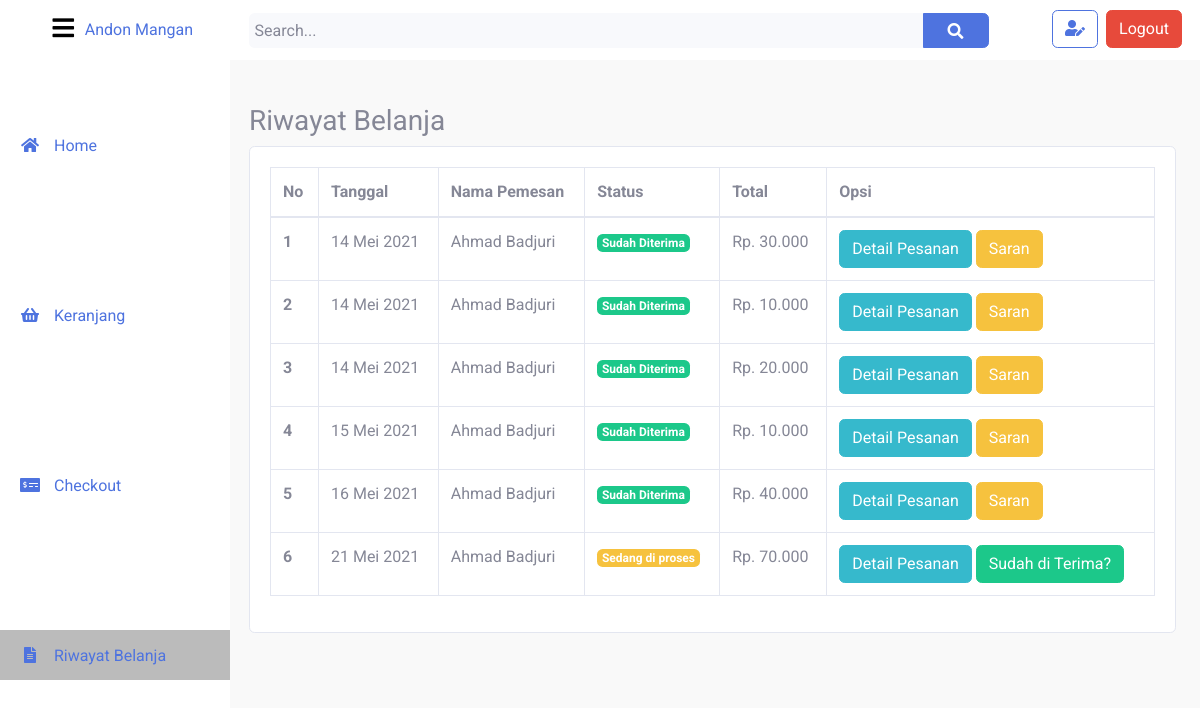
The app's page /riwayat.php (signed in) with its own data.
### tables this page shows
CREATE TABLE `tb_checkout` (
  `id_checkout` int(11) NOT NULL,
  `id_user` int(11) NOT NULL,
  `nama_pemesan` varchar(255) NOT NULL,
  `telepon_pemesan` varchar(15) NOT NULL,
  `alamat_pemesan` text NOT NULL,
  `total_belanja` varchar(50) NOT NULL,
  `tgl_beli` date NOT NULL DEFAULT current_timestamp(),
  `status` int(11) NOT NULL
);

CREATE TABLE `tb_status_produk` (
  `id_status` int(11) NOT NULL,
  `status` varchar(20) NOT NULL
);

### layout/profil.php (called while the page is built, shortened)
<?php
$id_users = $_SESSION['user']['id_user'];
$users = $koneksi->query("SELECT * FROM tb_users WHERE id_user='$id_users'")->fetch_assoc();

### function/bootstrap.php (called while the page is built, shortened)
<?php
function harga($angka){
	$hasil_rupiah = "Rp. " . number_format($angka,0,',','.');
	return $hasil_rupiah;
}
function bulan($bulan = "")
{
	switch ($bulan) {
		case 5: $bulan = 'Mei'; break;
	}
	return $bulan;
}

### riwayat.php (the view, shortened to what this page needs)
<?php
include "function/bootstrap.php";
include "layout/head.php";
include "layout/nav.php";
include "layout/side.php";
include "layout/profil.php";
?>
<h3>Riwayat Belanja</h3>
<div class="card">
	<div class="card-body">
		<div class="table-responsive">
			<table class="table table-bordered table-hover">
				<thead>
					<tr>
						<th>No</th>
						<th>Tanggal</th>
						<th>Nama Pemesan</th>
						<th>Status</th>
						<th>Total</th>
						<th>Opsi</th>
					</tr>
				</thead>
				<tbody>
					<?php
					$i = 1;
					$ambil = $koneksi->query("SELECT * FROM tb_checkout WHERE id_user = '$users[id_user]'");
					while ($a = $ambil->fetch_assoc()) {
						$tgl_beli = date("d", strtotime($a['tgl_beli']))." ".bulan(date("m", strtotime($a['tgl_beli'])))." ".date("Y", strtotime($a['tgl_beli']));
						$status = $koneksi->query("SELECT status FROM tb_status_produk WHERE id_status = '$a[status]'")->fetch_assoc();
						?>
						<tr>
							<th><?= $i++ ?></th>
							<td><?= $tgl_beli;  ?></td>
							<td><?= $a['nama_pemesan'];  ?></td>
							<td>
								<?php
								switch ($a['status']) {
									case 3:
									echo '<p class="badge badge-success">'.$status['status'].'</p>';
									break;
									default:
									echo '<p class="badge badge-warning">'.$status['status'].'</p>';
									break;
								}
								?>
							</td>
							<td><?= harga($a['total_belanja']) ?></td>
							<td>
								<a href="./detail_pesanan.php?checkout=<?= $a['id_checkout'] ?>" class="btn btn-info" id="count">Detail Pesanan</a>
								<?php if ($a['status'] != 3): ?>
									<form method="post" class="d-inline">
										<button name="sampai" class="btn btn-success">Sudah di Terima?</button>
									</form>
								<?php endif ?>
								<?php if ($a['status'] == 3): ?>
									<?php
									$komplain = $koneksi->query("SELECT * FROM tb_komplain WHERE id_checkout = '$a[id_checkout]'")->num_rows;
									?>
									<?php if ($komplain < 1): ?>
										<a href="./komplain.php?status=2&checkout=<?= $a['id_checkout'] ?>" class="btn btn-warning" id="count">Saran</a>
									<?php endif ?>
								<?php endif ?>
							</td>
						</tr>
					<?php } ?>
				</tbody>
			</table>
		</div>
	</div>
</div>
<?php include "layout/foot.php"; ?>

### user.css (style rules this page uses)
body { padding: 0; margin: 0; font-family: 'Roboto', sans-serif; background-color: #f9f9f9; overflow-x: hidden; }
.wrapper .content .card { max-width: 100%; }

### records on screen
tb_checkout: tgl_beli "14 Mei 2021", nama_pemesan "Ahmad Badjuri", tb_status_produk.status "Sudah Diterima", total_belanja "Rp. 30.000"
tb_checkout: tgl_beli "14 Mei 2021", nama_pemesan "Ahmad Badjuri", tb_status_produk.status "Sudah Diterima", total_belanja "Rp. 10.000"
tb_checkout: tgl_beli "14 Mei 2021", nama_pemesan "Ahmad Badjuri", tb_status_produk.status "Sudah Diterima", total_belanja "Rp. 20.000"
tb_checkout: tgl_beli "15 Mei 2021", nama_pemesan "Ahmad Badjuri", tb_status_produk.status "Sudah Diterima", total_belanja "Rp. 10.000"
tb_checkout: tgl_beli "16 Mei 2021", nama_pemesan "Ahmad Badjuri", tb_status_produk.status "Sudah Diterima", total_belanja "Rp. 40.000"
tb_checkout: tgl_beli "21 Mei 2021", nama_pemesan "Ahmad Badjuri", tb_status_produk.status "Sedang di proses", total_belanja "Rp. 70.000"
